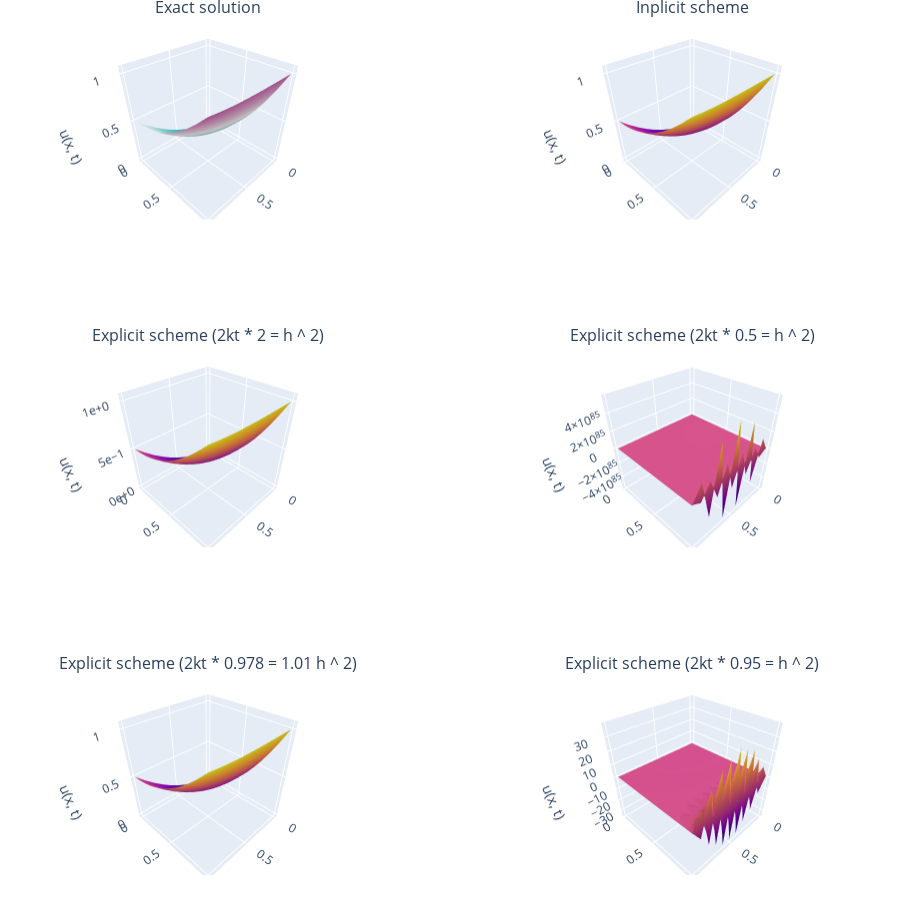

Here is the notebook cell this chart was saved with:
### Code cell
result = lambda x, t: t ** 2 * cos(x) + 0.5 * x ** 2
u_t = lambda x, t: 2 * t * cos(x)
u_xx = lambda x, t: t ** 2 * -cos(x) + 1
kappa = 2
f = lambda x, t: u_t(x, t) - kappa * u_xx(x, t)

a = 1
T = 1

initial_condition = lambda x: result(x, 0)
left_boundary_condition = lambda t: result(0, t)
right_boundary_condition = lambda t: result(a, t)


fig = make_subplots(rows=3, cols=2,
                    specs=[[{'is_3d': True}, {'is_3d': True}],
                           [{'is_3d': True}, {'is_3d': True}],
                           [{'is_3d': True}, {'is_3d': True}]], 
                    vertical_spacing=0.15,
                    subplot_titles=['Exact solution', 'Inplicit scheme',
                                    'Explicit scheme (2kt * 2 = h ^ 2)', 'Explicit scheme (2kt * 0.5 = h ^ 2)',
                                    'Explicit scheme (2kt * 0.978 = 1.01 h ^ 2)', 'Explicit scheme (2kt * 0.95 = h ^ 2)'])

x_grid_size = 11
t_grid_size = 11
step_x = (a - 0) / (x_grid_size - 1)

x_grid, t_grid, sol_u = solve_heat_equation(kappa, f, a, T, initial_condition, left_boundary_condition, right_boundary_condition, x_grid_size, t_grid_size, 'implicit')
fig.append_trace(go.Surface(x=x_grid, y=t_grid, z=sol_u, showscale=False), row=1, col=2)

grid = np.meshgrid(x_grid, t_grid)
exact_u = np.vectorize(result)(*grid)
fig.append_trace(go.Surface(x=x_grid, y=t_grid, z=exact_u, colorscale='tropic', showscale=False), row=1, col=1)

def draw_plot_with_stability_condition(row: int, column: int, stability_coefficitent: float):
       step_t = step_x ** 2 / kappa / (2 * stability_coefficitent)
       num_t = round((T - 0) / step_t) + 1
       x, t, solution = solve_heat_equation(kappa, f, a, T, initial_condition, left_boundary_condition, right_boundary_condition, x_grid_size, num_t, 'explicit')
       fig.append_trace(go.Surface(x=x, y=t, z=solution, showscale=False), row=row, col=column)

draw_plot_with_stability_condition(2, 1, 2)
draw_plot_with_stability_condition(2, 2, 0.5)
draw_plot_with_stability_condition(3, 1, 0.978)
draw_plot_with_stability_condition(3, 2, 0.95)

fig.update_scenes(yaxis_title='t', zaxis_title='u(x, t)')
fig.update_scenes(zaxis_tickformat='.0e', row=2, col=1)
fig.update_traces(hovertemplate='x: %{x}<br>t: %{y}<br>u(x, t): %{z}<extra></extra>')
fig.update_layout(height=900, margin=dict(r=10, l=10, b=25, t=20))

fig.show()

### Figure 1 — Plotly figure (JSON) as saved in the notebook; plotly's stock layout.template omitted (floating-point values rounded to 4 significant figures; data arrays with more than 128 entries replaced by an {"elided": "..."} marker saying what was removed)
{"data": [{"hovertemplate": "x: %{x}<br>t: %{y}<br>u(x, t): %{z}<extra></extra>", "scene": "scene2", "showscale": false, "type": "surface", "x": [0, 0.1, 0.2, 0.3, 0.4, 0.5, 0.6, 0.7, 0.8, 0.9, 1], "y": [0, 0.1, 0.2, 0.3, 0.4, 0.5, 0.6, 0.7, 0.8, 0.9, 1], "z": [[0, 0.005, 0.02, 0.045, 0.08, 0.125, 0.18, 0.245, 0.32, 0.405, 0.5], [0.01, 0.0164, 0.03227, 0.05768, 0.09268, 0.1373, 0.1916, 0.2555, 0.3291, 0.4124, 0.5054], [0.04, 0.04665, 0.06243, 0.08737, 0.1215, 0.1649, 0.2175, 0.2794, 0.3507, 0.4314, 0.5216], [0.09, 0.09654, 0.1117, 0.1355, 0.1679, 0.2092, 0.2591, 0.318, 0.3858, 0.4626, 0.5486], [0.16, 0.1662, 0.1804, 0.2025, 0.2326, 0.2707, 0.3171, 0.3717, 0.4347, 0.5062, 0.5864], [0.25, 0.2558, 0.2686, 0.2885, 0.3155, 0.3498, 0.3914, 0.4405, 0.4974, 0.5622, 0.6351], [0.36, 0.3653, 0.3764, 0.3936, 0.4169, 0.4463, 0.4822, 0.5247, 0.5741, 0.6306, 0.6945], [0.49, 0.4946, 0.5039, 0.5178, 0.5366, 0.5604, 0.5895, 0.6241, 0.6646, 0.7114, 0.7647], [0.64, 0.6439, 0.6509, 0.6611, 0.6748, 0.6921, 0.7133, 0.7389, 0.7691, 0.8046, 0.8458], [0.81, 0.813, 0.8175, 0.8235, 0.8314, 0.8413, 0.8536, 0.8689, 0.8876, 0.9103, 0.9376], [1.0, 1.002, 1.004, 1.005, 1.006, 1.008, 1.01, 1.014, 1.02, 1.028, 1.04]]}, {"colorscale": [[0, "rgb(0, 155, 158)"], [0.1667, "rgb(66, 183, 185)"], [0.3333, "rgb(167, 211, 212)"], [0.5, "rgb(241, 241, 241)"], [0.6667, "rgb(228, 193, 217)"], [0.8333, "rgb(214, 145, 193)"], [1, "rgb(199, 93, 171)"]], "hovertemplate": "x: %{x}<br>t: %{y}<br>u(x, t): %{z}<extra></extra>", "scene": "scene", "showscale": false, "type": "surface", "x": [0, 0.1, 0.2, 0.3, 0.4, 0.5, 0.6, 0.7, 0.8, 0.9, 1], "y": [0, 0.1, 0.2, 0.3, 0.4, 0.5, 0.6, 0.7, 0.8, 0.9, 1], "z": [[0, 0.005, 0.02, 0.045, 0.08, 0.125, 0.18, 0.245, 0.32, 0.405, 0.5], [0.01, 0.01495, 0.0298, 0.05455, 0.08921, 0.1338, 0.1883, 0.2526, 0.327, 0.4112, 0.5054], [0.04, 0.0448, 0.0592, 0.08321, 0.1168, 0.1601, 0.213, 0.2756, 0.3479, 0.4299, 0.5216], [0.09, 0.09455, 0.1082, 0.131, 0.1629, 0.204, 0.2543, 0.3138, 0.3827, 0.4609, 0.5486], [0.16, 0.1642, 0.1768, 0.1979, 0.2274, 0.2654, 0.3121, 0.3674, 0.4315, 0.5045, 0.5864], [0.25, 0.2538, 0.265, 0.2838, 0.3103, 0.3444, 0.3863, 0.4362, 0.4942, 0.5604, 0.6351], [0.36, 0.3632, 0.3728, 0.3889, 0.4116, 0.4409, 0.4771, 0.5203, 0.5708, 0.6288, 0.6945], [0.49, 0.4926, 0.5002, 0.5131, 0.5313, 0.555, 0.5844, 0.6198, 0.6614, 0.7096, 0.7647], [0.64, 0.6418, 0.6472, 0.6564, 0.6695, 0.6867, 0.7082, 0.7345, 0.7659, 0.8028, 0.8458], [0.81, 0.811, 0.8139, 0.8188, 0.8261, 0.8358, 0.8485, 0.8645, 0.8843, 0.9085, 0.9376], [1, 1.0, 1.0, 1.0, 1.001, 1.003, 1.005, 1.01, 1.017, 1.027, 1.04]]}, {"hovertemplate": "x: %{x}<br>t: %{y}<br>u(x, t): %{z}<extra></extra>", "scene": "scene3", "showscale": false, "type": "surface", "x": [0, 0.1, 0.2, 0.3, 0.4, 0.5, 0.6, 0.7, 0.8, 0.9, 1], "y": {"elided": "801 float values"}, "z": {"elided": "801x11 float values"}}, {"hovertemplate": "x: %{x}<br>t: %{y}<br>u(x, t): %{z}<extra></extra>", "scene": "scene4", "showscale": false, "type": "surface", "x": [0, 0.1, 0.2, 0.3, 0.4, 0.5, 0.6, 0.7, 0.8, 0.9, 1], "y": {"elided": "201 float values"}, "z": {"elided": "201x11 float values"}}, {"hovertemplate": "x: %{x}<br>t: %{y}<br>u(x, t): %{z}<extra></extra>", "scene": "scene5", "showscale": false, "type": "surface", "x": [0, 0.1, 0.2, 0.3, 0.4, 0.5, 0.6, 0.7, 0.8, 0.9, 1], "y": {"elided": "392 float values"}, "z": {"elided": "392x11 float values"}}, {"hovertemplate": "x: %{x}<br>t: %{y}<br>u(x, t): %{z}<extra></extra>", "scene": "scene6", "showscale": false, "type": "surface", "x": [0, 0.1, 0.2, 0.3, 0.4, 0.5, 0.6, 0.7, 0.8, 0.9, 1], "y": {"elided": "381 float values"}, "z": {"elided": "381x11 float values"}}], "layout": {"annotations": [{"font": {"size": 16}, "showarrow": false, "text": "Exact solution", "x": 0.225, "xanchor": "center", "xref": "paper", "y": 1.0, "yanchor": "bottom", "yref": "paper"}, {"font": {"size": 16}, "showarrow": false, "text": "Inplicit scheme", "x": 0.775, "xanchor": "center", "xref": "paper", "y": 1.0, "yanchor": "bottom", "yref": "paper"}, {"font": {"size": 16}, "showarrow": false, "text": "Explicit scheme (2kt * 2 = h ^ 2)", "x": 0.225, "xanchor": "center", "xref": "paper", "y": 0.6167, "yanchor": "bottom", "yref": "paper"}, {"font": {"size": 16}, "showarrow": false, "text": "Explicit scheme (2kt * 0.5 = h ^ 2)", "x": 0.775, "xanchor": "center", "xref": "paper", "y": 0.6167, "yanchor": "bottom", "yref": "paper"}, {"font": {"size": 16}, "showarrow": false, "text": "Explicit scheme (2kt * 0.978 = 1.01 h ^ 2)", "x": 0.225, "xanchor": "center", "xref": "paper", "y": 0.2333, "yanchor": "bottom", "yref": "paper"}, {"font": {"size": 16}, "showarrow": false, "text": "Explicit scheme (2kt * 0.95 = h ^ 2)", "x": 0.775, "xanchor": "center", "xref": "paper", "y": 0.2333, "yanchor": "bottom", "yref": "paper"}], "height": 900, "margin": {"b": 25, "l": 10, "r": 10, "t": 20}, "scene": {"domain": {"x": [0, 0.45], "y": [0.7667, 1.0]}, "yaxis": {"title": {"text": "t"}}, "zaxis": {"title": {"text": "u(x, t)"}}}, "scene2": {"domain": {"x": [0.55, 1], "y": [0.7667, 1.0]}, "yaxis": {"title": {"text": "t"}}, "zaxis": {"title": {"text": "u(x, t)"}}}, "scene3": {"domain": {"x": [0, 0.45], "y": [0.3833, 0.6167]}, "yaxis": {"title": {"text": "t"}}, "zaxis": {"tickformat": ".0e", "title": {"text": "u(x, t)"}}}, "scene4": {"domain": {"x": [0.55, 1], "y": [0.3833, 0.6167]}, "yaxis": {"title": {"text": "t"}}, "zaxis": {"title": {"text": "u(x, t)"}}}, "scene5": {"domain": {"x": [0, 0.45], "y": [0, 0.2333]}, "yaxis": {"title": {"text": "t"}}, "zaxis": {"title": {"text": "u(x, t)"}}}, "scene6": {"domain": {"x": [0.55, 1], "y": [0, 0.2333]}, "yaxis": {"title": {"text": "t"}}, "zaxis": {"title": {"text": "u(x, t)"}}}}}
